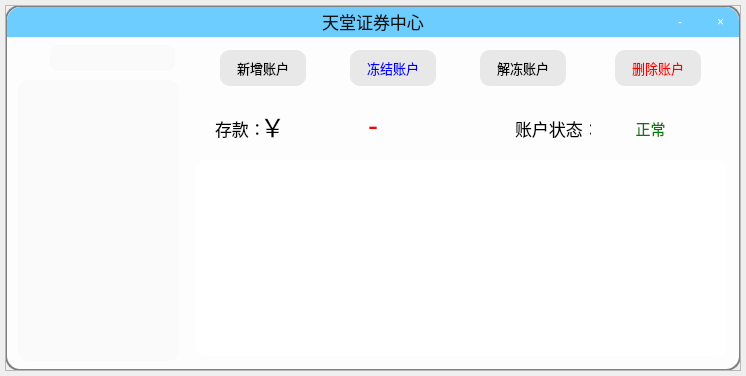
<?xml version="1.0" encoding="UTF-8"?>
<ui version="4.0">
 <class>Index_account</class>
 <widget class="QWidget" name="Index_account">
  <property name="geometry">
   <rect>
    <x>0</x>
    <y>0</y>
    <width>746</width>
    <height>376</height>
   </rect>
  </property>
  <property name="windowTitle">
   <string>Index_account</string>
  </property>
  <widget class="QFrame" name="frame_window">
   <property name="geometry">
    <rect>
     <x>5</x>
     <y>5</y>
     <width>736</width>
     <height>366</height>
    </rect>
   </property>
   <property name="styleSheet">
    <string notr="true">QFrame[objectName=&quot;frame_window&quot;]
{
	border-radius:15px;
}</string>
   </property>
   <property name="frameShape">
    <enum>QFrame::StyledPanel</enum>
   </property>
   <property name="frameShadow">
    <enum>QFrame::Raised</enum>
   </property>
   <widget class="QPushButton" name="btn_close">
    <property name="geometry">
     <rect>
      <x>695</x>
      <y>2</y>
      <width>41</width>
      <height>30</height>
     </rect>
    </property>
    <property name="styleSheet">
     <string notr="true">QPushButton
{
	color:white;
	border-top-right-radius:14px;
	font: 20pt &quot;Calibri&quot;;/*字体*/
	background-color: rgba(255, 255, 255,0);/*背景色*/
	border:0px;
}
QPushButton:hover
{
	background-color: rgba(255, 255, 255,0.5);
	color: rgb(255, 0, 0);
}

</string>
    </property>
    <property name="text">
     <string>×</string>
    </property>
   </widget>
   <widget class="QPushButton" name="btn_minimize">
    <property name="geometry">
     <rect>
      <x>655</x>
      <y>2</y>
      <width>40</width>
      <height>30</height>
     </rect>
    </property>
    <property name="styleSheet">
     <string notr="true">QPushButton
{
	color:white;
	font: 20pt &quot;Calibri&quot;;/*字体*/
	background-color: rgba(255, 255, 255,0);/*背景色*/
	border:0px;
}
QPushButton:hover
{
	background-color: rgba(255, 255, 255,0.5);
	color: rgb(0, 0, 0)
}

</string>
    </property>
    <property name="text">
     <string>-</string>
    </property>
   </widget>
   <widget class="QLabel" name="lbl_title">
    <property name="geometry">
     <rect>
      <x>2</x>
      <y>2</y>
      <width>732</width>
      <height>30</height>
     </rect>
    </property>
    <property name="styleSheet">
     <string notr="true">font:17px;
color:rgb(20,20,20);
padding-bottom:1px;
border-top-left-radius:14px;
border-top-right-radius:14px;
background-color: rgb(110, 205, 255)</string>
    </property>
    <property name="text">
     <string>天堂证券中心</string>
    </property>
    <property name="alignment">
     <set>Qt::AlignCenter</set>
    </property>
   </widget>
   <widget class="QListView" name="lv_members">
    <property name="geometry">
     <rect>
      <x>13</x>
      <y>75</y>
      <width>161</width>
      <height>281</height>
     </rect>
    </property>
    <property name="styleSheet">
     <string notr="true">QListView
{
	border:0px solid gray;
	border-radius:10px;
	background-color: rgb(250, 250, 250);
	outline:0px;
}

QListView::item
{
	height:25px;
	border-radius:10px;
}

QListView::item:hover
{
	background-color: rgb(157, 213, 255);
	height:25px;
	border-radius:10px;
}

QListView::item:selected
{
	background-color: rgb(85, 170, 255);
	border-radius:10px;
	color:black;
}</string>
    </property>
   </widget>
   <widget class="QLineEdit" name="le_search">
    <property name="geometry">
     <rect>
      <x>45</x>
      <y>40</y>
      <width>125</width>
      <height>26</height>
     </rect>
    </property>
    <property name="styleSheet">
     <string notr="true">border:0px solid gray;
border-radius:7px;
padding-left:3px;
padding-bottom:2px;
font:13px;
background-color: rgb(250, 250, 250);</string>
    </property>
    <property name="text">
     <string/>
    </property>
   </widget>
   <widget class="QPushButton" name="btn_freeze_account">
    <property name="geometry">
     <rect>
      <x>345</x>
      <y>45</y>
      <width>86</width>
      <height>36</height>
     </rect>
    </property>
    <property name="styleSheet">
     <string notr="true">QPushButton
{
	border:0px solid gray;
	border-radius:10px;
	background-color: rgb(232, 232, 232);
	color:blue;
	font:13px;
}
QPushButton::hover
{
	border:2px solid blue;
}
</string>
    </property>
    <property name="text">
     <string>冻结账户</string>
    </property>
   </widget>
   <widget class="QPushButton" name="btn_unfreeze_account">
    <property name="geometry">
     <rect>
      <x>475</x>
      <y>45</y>
      <width>86</width>
      <height>36</height>
     </rect>
    </property>
    <property name="styleSheet">
     <string notr="true">QPushButton
{
	border:0px solid gray;
	border-radius:10px;
	background-color: rgb(232, 232, 232);
	font:13px;
}
QPushButton::hover
{
	border:2px solid rgb(0, 170, 255);
}
</string>
    </property>
    <property name="text">
     <string>解冻账户</string>
    </property>
   </widget>
   <widget class="QLabel" name="lbl_state_value">
    <property name="geometry">
     <rect>
      <x>610</x>
      <y>110</y>
      <width>71</width>
      <height>26</height>
     </rect>
    </property>
    <property name="styleSheet">
     <string notr="true">color:green;
font:15px;</string>
    </property>
    <property name="text">
     <string>正常</string>
    </property>
    <property name="alignment">
     <set>Qt::AlignCenter</set>
    </property>
   </widget>
   <widget class="QLabel" name="lbl_money_value">
    <property name="geometry">
     <rect>
      <x>290</x>
      <y>97</y>
      <width>156</width>
      <height>46</height>
     </rect>
    </property>
    <property name="styleSheet">
     <string notr="true">font:30px;
color:rgb(255, 0, 0)</string>
    </property>
    <property name="text">
     <string>-</string>
    </property>
    <property name="alignment">
     <set>Qt::AlignCenter</set>
    </property>
   </widget>
   <widget class="QLabel" name="lbl_money">
    <property name="geometry">
     <rect>
      <x>210</x>
      <y>110</y>
      <width>51</width>
      <height>26</height>
     </rect>
    </property>
    <property name="styleSheet">
     <string notr="true">font:17px;</string>
    </property>
    <property name="text">
     <string>存款：</string>
    </property>
   </widget>
   <widget class="QLabel" name="label_5">
    <property name="geometry">
     <rect>
      <x>255</x>
      <y>98</y>
      <width>31</width>
      <height>46</height>
     </rect>
    </property>
    <property name="styleSheet">
     <string notr="true">font:25px;
</string>
    </property>
    <property name="text">
     <string>￥</string>
    </property>
   </widget>
   <widget class="QLabel" name="lbl_state">
    <property name="geometry">
     <rect>
      <x>510</x>
      <y>110</y>
      <width>76</width>
      <height>26</height>
     </rect>
    </property>
    <property name="styleSheet">
     <string notr="true">font:17px;</string>
    </property>
    <property name="text">
     <string>账户状态：</string>
    </property>
   </widget>
   <widget class="QPushButton" name="btn_add_account">
    <property name="geometry">
     <rect>
      <x>215</x>
      <y>45</y>
      <width>86</width>
      <height>36</height>
     </rect>
    </property>
    <property name="styleSheet">
     <string notr="true">QPushButton
{
	border:0px solid gray;
	border-radius:10px;
	background-color: rgb(232, 232, 232);
	font:13px;
}
QPushButton::hover
{
	border:2px solid rgb(0, 170, 255);
}
</string>
    </property>
    <property name="text">
     <string>新增账户</string>
    </property>
   </widget>
   <widget class="QPushButton" name="btn_remove_account">
    <property name="geometry">
     <rect>
      <x>610</x>
      <y>45</y>
      <width>86</width>
      <height>36</height>
     </rect>
    </property>
    <property name="styleSheet">
     <string notr="true">QPushButton
{
	border:0px solid gray;
	border-radius:10px;
	background-color: rgb(232, 232, 232);
	color:red;
	font:13px;
}
QPushButton::hover
{
	border:2px solid red;
}
</string>
    </property>
    <property name="text">
     <string>删除账户</string>
    </property>
   </widget>
   <widget class="QChartView" name="chart_view" native="true">
    <property name="geometry">
     <rect>
      <x>190</x>
      <y>155</y>
      <width>531</width>
      <height>196</height>
     </rect>
    </property>
    <property name="styleSheet">
     <string notr="true">background-color: rgb(255, 255, 255);
border-radius:10px;</string>
    </property>
   </widget>
   <zorder>lbl_title</zorder>
   <zorder>btn_close</zorder>
   <zorder>btn_minimize</zorder>
   <zorder>lv_members</zorder>
   <zorder>le_search</zorder>
   <zorder>btn_freeze_account</zorder>
   <zorder>btn_unfreeze_account</zorder>
   <zorder>lbl_state_value</zorder>
   <zorder>lbl_money_value</zorder>
   <zorder>lbl_money</zorder>
   <zorder>label_5</zorder>
   <zorder>lbl_state</zorder>
   <zorder>btn_add_account</zorder>
   <zorder>btn_remove_account</zorder>
   <zorder>chart_view</zorder>
  </widget>
  <widget class="QLabel" name="lbl_search">
   <property name="geometry">
    <rect>
     <x>18</x>
     <y>48</y>
     <width>23</width>
     <height>23</height>
    </rect>
   </property>
   <property name="styleSheet">
    <string notr="true">border-image:url(Resources/find_25x25.png);</string>
   </property>
   <property name="text">
    <string/>
   </property>
  </widget>
  <widget class="QFrame" name="frame_blur">
   <property name="geometry">
    <rect>
     <x>5</x>
     <y>5</y>
     <width>736</width>
     <height>366</height>
    </rect>
   </property>
   <property name="styleSheet">
    <string notr="true">background-color:rgba(255, 255, 255,0.9);
border:2px solid gray;
border-radius:15px;</string>
   </property>
   <property name="frameShape">
    <enum>QFrame::StyledPanel</enum>
   </property>
   <property name="frameShadow">
    <enum>QFrame::Raised</enum>
   </property>
  </widget>
  <zorder>frame_blur</zorder>
  <zorder>frame_window</zorder>
  <zorder>lbl_search</zorder>
 </widget>
 <layoutdefault spacing="6" margin="11"/>
 <customwidgets>
  <customwidget>
   <class>QChartView</class>
   <extends>QWidget</extends>
   <header location="global">qchartview.h</header>
   <container>1</container>
  </customwidget>
 </customwidgets>
 <resources/>
 <connections>
  <connection>
   <sender>btn_add_account</sender>
   <signal>clicked()</signal>
   <receiver>Index_account</receiver>
   <slot>btn_add_account_click()</slot>
   <hints>
    <hint type="sourcelabel">
     <x>275</x>
     <y>67</y>
    </hint>
    <hint type="destinationlabel">
     <x>250</x>
     <y>-6</y>
    </hint>
   </hints>
  </connection>
  <connection>
   <sender>btn_freeze_account</sender>
   <signal>clicked()</signal>
   <receiver>Index_account</receiver>
   <slot>btn_freeze_account_click()</slot>
   <hints>
    <hint type="sourcelabel">
     <x>404</x>
     <y>71</y>
    </hint>
    <hint type="destinationlabel">
     <x>383</x>
     <y>-15</y>
    </hint>
   </hints>
  </connection>
  <connection>
   <sender>btn_unfreeze_account</sender>
   <signal>clicked()</signal>
   <receiver>Index_account</receiver>
   <slot>btn_unfreeze_account_click()</slot>
   <hints>
    <hint type="sourcelabel">
     <x>542</x>
     <y>63</y>
    </hint>
    <hint type="destinationlabel">
     <x>505</x>
     <y>-8</y>
    </hint>
   </hints>
  </connection>
  <connection>
   <sender>btn_remove_account</sender>
   <signal>clicked()</signal>
   <receiver>Index_account</receiver>
   <slot>btn_remove_account_click()</slot>
   <hints>
    <hint type="sourcelabel">
     <x>665</x>
     <y>63</y>
    </hint>
    <hint type="destinationlabel">
     <x>596</x>
     <y>-18</y>
    </hint>
   </hints>
  </connection>
  <connection>
   <sender>lv_members</sender>
   <signal>clicked(QModelIndex)</signal>
   <receiver>Index_account</receiver>
   <slot>lv_members_click(QModelIndex)</slot>
   <hints>
    <hint type="sourcelabel">
     <x>147</x>
     <y>143</y>
    </hint>
    <hint type="destinationlabel">
     <x>126</x>
     <y>-19</y>
    </hint>
   </hints>
  </connection>
  <connection>
   <sender>btn_minimize</sender>
   <signal>clicked()</signal>
   <receiver>Index_account</receiver>
   <slot>btn_minimize_click()</slot>
   <hints>
    <hint type="sourcelabel">
     <x>678</x>
     <y>22</y>
    </hint>
    <hint type="destinationlabel">
     <x>626</x>
     <y>-11</y>
    </hint>
   </hints>
  </connection>
  <connection>
   <sender>btn_close</sender>
   <signal>clicked()</signal>
   <receiver>Index_account</receiver>
   <slot>btn_close_click()</slot>
   <hints>
    <hint type="sourcelabel">
     <x>727</x>
     <y>15</y>
    </hint>
    <hint type="destinationlabel">
     <x>648</x>
     <y>-23</y>
    </hint>
   </hints>
  </connection>
 </connections>
 <slots>
  <slot>btn_add_account_click()</slot>
  <slot>btn_freeze_account_click()</slot>
  <slot>btn_unfreeze_account_click()</slot>
  <slot>btn_remove_account_click()</slot>
  <slot>lv_members_click(QModelIndex)</slot>
  <slot>btn_minimize_click()</slot>
  <slot>btn_close_click()</slot>
 </slots>
</ui>
